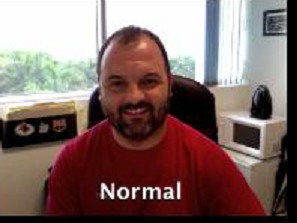
#> input picture 3_Point_Operator/image.png, 297 x 223 px
$ jupyter execute --allow-errors Brightness_Contrast.ipynb
#> lines starting #> are read from the running program, lines starting #| are printed output that depends on the picture; after the words box and inside, x2 and y2 are one past the last pixel; in counts of white or black regions, pixels touching at a corner belong together
[cell 1]
import numpy as np
import cv2
from PIL import Image
from PIL import ImageEnhance
import cv2 as cv
import matplotlib.pyplot as plt

[cell 2]
import matplotlib.pyplot as plt

**I.Adjust Brightness**

1.opencv code chay

[cell 3]
def adjust_brightness(img, value=30):
    b, g, r = cv.split(img)
    if value < 0:
        lim = 0 + abs(value)
        b[b < lim] = 0
        b[b >= lim] -= abs(value)
        g[g < lim] = 0
        g[g >= lim] -= abs(value)
        r[r < lim] = 0
        r[r >= lim] -= abs(value)

    elif value > 0:
        lim = 255 - value
        b[b > lim] = 255
        b[b <= lim] += value
        g[g > lim] = 255
        g[g <= lim] += value
        r[r > lim] = 255
        r[r <= lim] += value

    final_img = cv.merge((b, g, r))
    return final_img

[cell 4]
img1 = cv.imread("image.png")
#> img1 is the input picture: shape (223, 297, 3); mean B, G, R 102.2, 106.1, 129

[cell 5]
img_bright = adjust_brightness(img1, 50)
#> in adjust_brightness, `r[r <= lim] += value`:
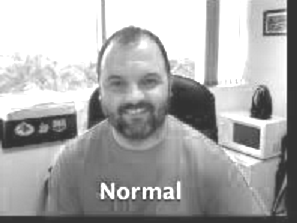
#> r: shape (223, 297); min 50, max 255, mean 169.9
#> in adjust_brightness, `final_img = cv.merge((b, g, r))`:
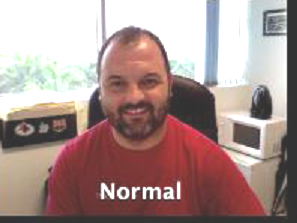
#> final_img: shape (223, 297, 3); mean B, G, R 142.9, 146.2, 169.9

[cell 6]
cv.imshow("window", img_bright)
cv.waitKey(0)
cv.destroyAllWindows()

2.Pillow code chay

#> (a cell that did not finish here is left out)

[cell 8]
def adjust_value(val):
    if val < 0:
        return 0
    if val > 255:
        return 255
    return val

[cell 9]
#Code phù hợp với ảnh có mode là "RGB"
def change_brightness(imgs, bright_val):
    mat_px = imgs.load()
    img_new = Image.new(imgs.mode, imgs.size)
    mat_pxnew = img_new.load()
    for i in range(img_new.size[0]):
        for j in range(img_new.size[1]):
            r, b, g = mat_px[i, j]
            _r = adjust_value(r + bright_val)
            _b = adjust_value(b + bright_val)
            _g = adjust_value(g + bright_val)
            mat_pxnew[i, j] = (_r, _b, _g, 255)
    return img_new

#> (a cell that did not finish here is left out)

#> (a cell that did not finish here is left out)

3.PILLow thu vien

[cell 12]
img3 = Image.open("image.png")

[cell 13]
img_brighter = ImageEnhance.Brightness(img3)
img_brighter.enhance(3).show()
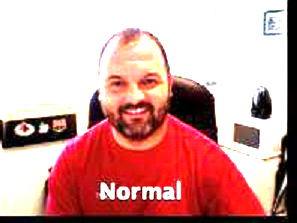
#> shown: PIL image 297x223 RGBA; mean R, G, B, A 209.2, 156.6, 154, 255

**II.Adjust contrast**

1.Opencv codechay(code này có thể là tăng độ sáng, chưa chắc chắn)

[cell 14]
img4 = cv.imread("image.png")

[cell 15]
img_contrast = cv.addWeighted(img4, 2, np.zeros(img4.shape, img4.dtype), 0, 0)
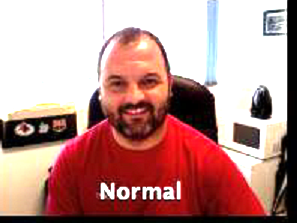
#> img_contrast: shape (223, 297, 3); mean B, G, R 138.1, 142.6, 187.4
cv.imshow("window", img_contrast)
cv.waitKey(0)
cv.destroyAllWindows()

2.Opencv thu vien(Điều chỉnh cân bằng độ tương phản, sử dụng cho hình ảnh xám)

[cell 16]
img4_1 = cv.imread("image.png")

[cell 17]
img_gray = cv.cvtColor(img4_1, cv.COLOR_BGR2GRAY)
equa = cv.equalizeHist(img_gray)
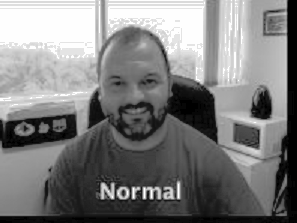
#> equa: shape (223, 297); min 0, max 255, mean 125.4
img_merge = np.hstack((img_gray, equa))
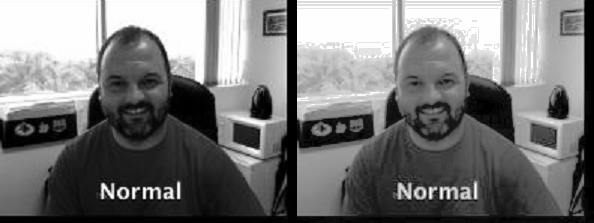
#> img_merge: shape (223, 594); min 0, max 255, mean 118.9
cv.imshow("window", img_merge)
cv.waitKey(0)
cv.destroyAllWindows()

3.opencv codechay2(Dùng histogram của ảnh xám và phân bố lại histogram để tăng độ tương phản)

[cell 18]
img4_2 = cv.imread("image.png")

[cell 19]
img4_2gray = cv.cvtColor(img4_2, cv.COLOR_BGR2GRAY)

[cell 20]
#công thức: s = (p - min) / (max - min) * (L - 1)
#Với p là giá trị của từng pixel trong ảnh xám(ảnh xám là ma trận 2 chiều)
#min là giá trị nhỏ nhất trong ảnh xám, max là giá trị cao nhất trong ảnh xam
#L = 255
def contrast_stretching(img):
    min_val = np.min(img)
    max_val = np.max(img)
    matric = np.zeros((img.shape[0], img.shape[1]))
    for i in range(img.shape[0]):
        for j in range(img.shape[1]):
            matric[i, j] = int(((img[i, j] - min_val) / (max_val - min_val)) * (255 - 1))
    matric = matric.astype(np.uint8)
    return matric

[cell 21]
cv.imshow("gray", img4_2gray)
cv.waitKey(0)
cv.destroyAllWindows()

[cell 22]
plt.hist(img4_2gray.ravel(), 256, [0,256])
plt.show()
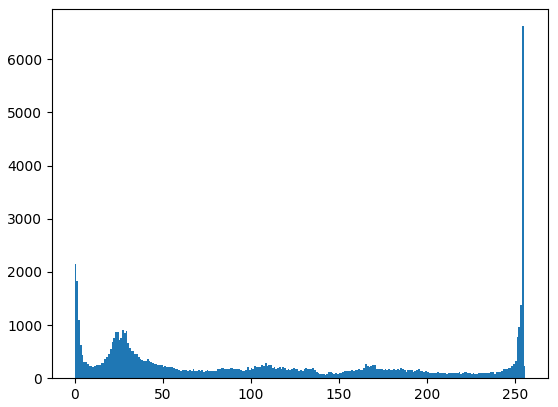
#> figure drawn by matplotlib, 1 panel; tallest bar 6621 high, from x = 254 to 255

[cell 23]
img_contraster = contrast_stretching(img4_2gray)
#> in contrast_stretching, `min_val = np.min(img)`: min_val = 0
#> in contrast_stretching, `max_val = np.max(img)`: max_val = 255
cv.imshow("contrast stretching", img_contraster)
cv.waitKey(0)
cv.destroyAllWindows()

[cell 24]
plt.hist(img_contraster.ravel(), 256, [0,256])
plt.show()
#> figure, not shown here; tallest bar 6621 high, from x = 253 to 254

4.Pillow thu vien

[cell 25]
img5 = Image.open("image.png")

[cell 26]
enhancer = ImageEnhance.Contrast(img5)
new_img = enhancer.enhance(2.5)
new_img.show()

**III.Adjust sharpness**

1.PILLow thu vien

[cell 27]
img6 = Image.open("image.png")

[cell 28]
enhancer = ImageEnhance.Sharpness(img6)
new_img1 = enhancer.enhance(3)
new_img1.show()

**IV.Adjust color**

[cell 29]
img7 = Image.open("image.png")

[cell 30]
enhancer = ImageEnhance.Color(img7)
new_img2 = enhancer.enhance(2)
new_img2.show()

**V.Convert from color image to grayscale**

1.Opencv code chay

[cell 31]
img8 = cv.imread("image.png")

[cell 32]
h, w = img8.shape[0:2]
#> h = 223; w = 297
for i in range(h):
    for j in range(w):
        img8[i, j] = sum(img8[i, j]) / 3
cv.imshow("window", img8)
cv.waitKey(0)
cv.destroyAllWindows()

2.Opencv thu vien

[cell 33]
img9 = cv.imread("image.png")

[cell 34]
gray_img = cv.cvtColor(img9, cv.COLOR_BGR2GRAY)
cv.imshow("window", gray_img)
cv.waitKey(0)
cv.destroyAllWindows()

3.PILLOW code chay(Phù hợp với ảnh có mode là "RGB")

#> (a cell that did not finish here is left out)

#> (a cell that did not finish here is left out)

4.PILLOW thu vien

[cell 37]
img11 = Image.open("image.png")

[cell 38]
gray_img = img11.convert("L")
gray_img.show()

**VI.Create border**

1.Opencv thu vien

[cell 39]
img12 = cv.imread("image.png")

[cell 40]
img_border = cv.copyMakeBorder(img12, 10, 10, 10, 10, cv.BORDER_CONSTANT, value = 50)
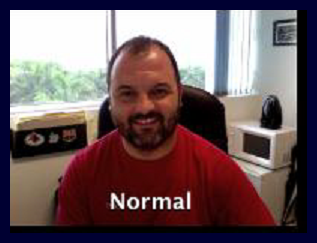
#> img_border: shape (243, 317, 3); mean B, G, R 94.9, 91.2, 110.9
cv.imshow("window", img_border)
cv.waitKey(0)
cv.destroyAllWindows()

**IX.Threshoding**

1.Opencv thu vien

[cell 41]
img15 = cv.imread("image.png")

[cell 42]
img_gray1 = cv.cvtColor(img15, cv.COLOR_BGR2GRAY)
ret, thresh = cv.threshold(img_gray1, 120, 255, cv.THRESH_BINARY)
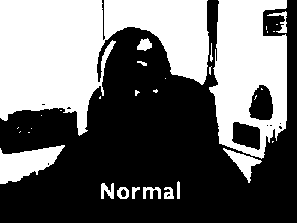
#> thresh: shape (223, 297); 42.2% white; 32 white regions (18 under 20 px), largest, box (x1, y1, x2, y2) and area: (0, 0, 209, 136) 16679, (209, 0, 287, 159) 8451, (0, 145, 65, 184) 1422
cv.imshow("window", thresh)
cv.waitKey(0)
cv.destroyAllWindows()

4.Crop Image

[cell 43]
img_crop = cv2.imread("anh_data/image.png")
img_crop.shape
#> Out = (223, 297, 3)

[cell 44]
crop = img_crop[:150, :200]
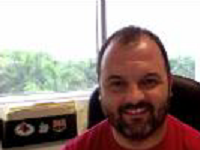
#> crop: shape (150, 200, 3); mean B, G, R 136.7, 142.3, 160
cv2.imshow("Original", img_crop)
cv2.imshow("Crop Image", crop)
cv2.waitKey(0)
cv2.destroyAllWindows()

$ run again, with 5_FeatureDetection_Matching/Original.jpg saved as 3_Point_Operator/image.png
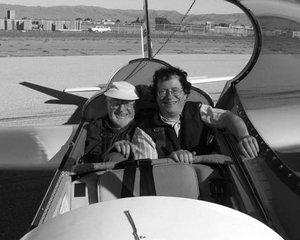
#> input picture 5_FeatureDetection_Matching/Original.jpg, 300 x 240 px
#> img1 is the input picture: shape (240, 300, 3); min 0, max 255, mean 118.1
#> min_val = 0
#> max_val = 255
#> `ret, thresh = cv.threshold(img_gray1, 120, 255, cv.THRESH_BINARY)`:
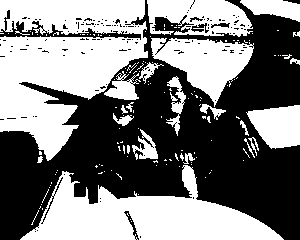
#> thresh: shape (240, 300); 49.4% white; 143 white regions (119 under 20 px), largest, box (x1, y1, x2, y2) and area: (0, 0, 148, 161) 14387, (20, 165, 284, 240) 9716, (151, 38, 254, 107) 3583
#> `crop = img_crop[:150, :200]`:
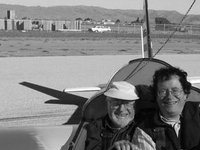
#> crop: shape (150, 200, 3); min 0, max 255, mean 127.9
